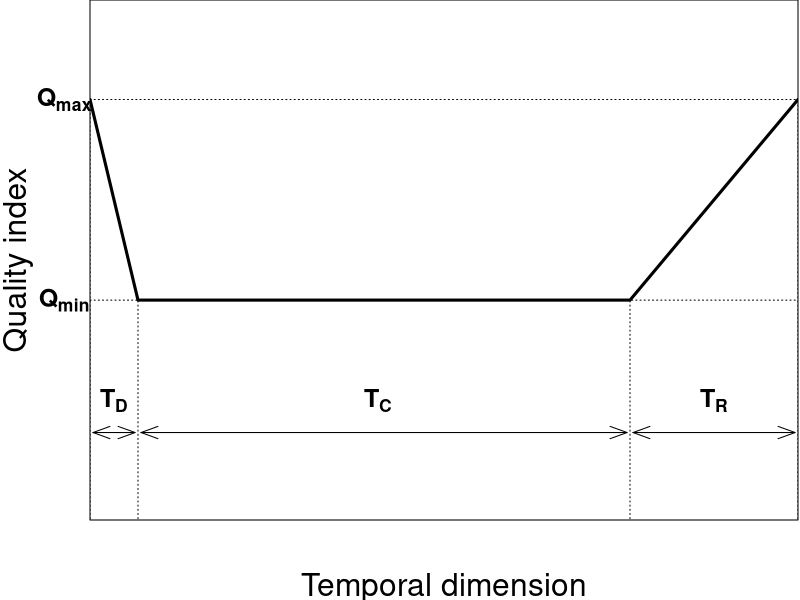

The R script that drew this image:
#General Doc Figs

## FIG 3: Parameters for the calculation of the temporal dimension of the EQE
############################################################################
###--- Temporal dimension ---###
################################

##########################################################
##### ~~~~~~~~~~~~~~  EXPORT FIGURE 3 ~~~~~~~~~~~~~~ #####
##########################################################
tiff("out/Fig 3.tiff", width = 2625, height = 2250, units = "px",res = 300, compression = "lzw")
par(xpd=F)
par(mar = c(4,4.5,0,0.1))
hmin <- 0.50; hmax <- 1.0
td <- seq(from = hmax, to = hmin, length.out = 5)
tc <- rep(hmin, 40)
tr <- seq(from = hmin, to = hmax, length.out = 15)
tim <- c(td,tc,tr)
plot(tim, type = "l", ylim = c(0,1.2), 
     xlab = "Temporal dimension", yaxt = "n", ylab = "Quality index",
     lwd = 3, xaxt = "n", cex.lab = 1.9, xaxs = "i")
segments(1,-1,1, hmax,col = 1, lty = 3)
segments(5,-1,5, hmin,col = 1, lty = 3)
text(x = 3, y = .25, bquote(bold("T"["D"])), col = 1, cex = 1.5)
arrows(1.25,.17,5-0.25, 0.17, code = 3, length = 0.18, angle = 20)

segments(46,-1,46,hmin, col = 1, lty = 3)
text(25, .25, bquote(bold("T"["C"])),col = 1, cex = 1.5)
arrows(5+0.25,0.17, 46-0.25,0.17, code = 3, length = 0.18, angle = 20)
#arrows(46,0,46,hmin-0.05);

segments(60,-1, 60,hmax, col = 1, lty = 3)
#arrows(60,0, 60, hmax-0.05);
text(53,.25, bquote(bold("T"["R"])), col = 1, cex = 1.5)
arrows(46+0.25,0.17, 60-0.25,0.17, code = 3, length = 0.18, angle = 20)

par(xpd=F);abline(h=hmax,col = 1, lty = 3);
abline(h = hmin, col = 1, lty = 3)
par(xpd=NA)
text(x = -1.15, y = hmax,
     bquote(bold("Q"["max"])), col = 1, cex = 1.5);
text(x = -1.15, y = hmin,
     bquote(bold("Q"["min"])), col =1, cex = 1.5)
par(xpd=F)

dev.off()
rm(hmin,td,tc,tr,tim, hmax)
